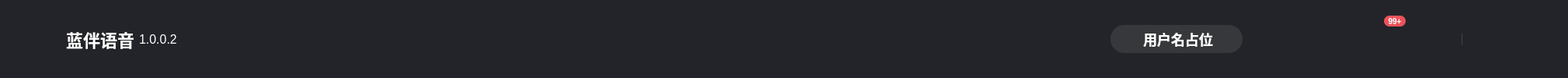
     <widget class="QWidget" name="widget_14" native="true">
      <property name="minimumSize">
       <size>
        <width>66</width>
        <height>66</height>
       </size>
      </property>
      <property name="styleSheet">
       <string notr="true">background: #222429;</string>
      </property>
      <layout class="QHBoxLayout" name="horizontalLayout_13">
       <property name="spacing">
        <number>32</number>
       </property>
       <property name="leftMargin">
        <number>32</number>
       </property>
       <property name="rightMargin">
        <number>32</number>
       </property>
       <item>
        <widget class="QWidget" name="widget_15" native="true">
         <property name="minimumSize">
          <size>
           <width>0</width>
           <height>36</height>
          </size>
         </property>
         <property name="maximumSize">
          <size>
           <width>16777215</width>
           <height>36</height>
          </size>
         </property>
         <layout class="QHBoxLayout" name="horizontalLayout">
          <property name="leftMargin">
           <number>0</number>
          </property>
          <property name="topMargin">
           <number>0</number>
          </property>
          <property name="rightMargin">
           <number>30</number>
          </property>
          <property name="bottomMargin">
           <number>0</number>
          </property>
          <item>
           <widget class="QLabel" name="label_12">
            <property name="minimumSize">
             <size>
              <width>47</width>
              <height>37</height>
             </size>
            </property>
            <property name="maximumSize">
             <size>
              <width>47</width>
              <height>37</height>
             </size>
            </property>
            <property name="text">
             <string/>
            </property>
            <property name="pixmap">
             <pixmap resource="../res.qrc">:/images/logo.png</pixmap>
            </property>
           </widget>
          </item>
          <item>
           <widget class="QLabel" name="label_13">
            <property name="styleSheet">
             <string notr="true">font-family: &quot;微软雅黑&quot;;
font-weight: 500;
font-size: 22px;
color: #FFFFFF;
line-height: 30px;
text-align: left;
font-style: normal;</string>
            </property>
            <property name="text">
             <string>蓝伴语音</string>
            </property>
           </widget>
          </item>
          <item>
           <widget class="QLabel" name="label_28">
            <property name="styleSheet">
             <string notr="true">font-family: &quot;微软雅黑&quot;;
font-size: 16px;
color: #FFFFFF;
text-align: left;</string>
            </property>
            <property name="text">
             <string>1.0.0.2</string>
            </property>
           </widget>
          </item>
         </layout>
        </widget>
       </item>
       <item>
        <spacer name="horizontalSpacer_5">
         <property name="orientation">
          <enum>Qt::Horizontal</enum>
         </property>
         <property name="sizeHint" stdset="0">
          <size>
           <width>1140</width>
           <height>20</height>
          </size>
         </property>
        </spacer>
       </item>
       <item>
        <widget class="QWidget" name="widget_18" native="true">
         <property name="minimumSize">
          <size>
           <width>170</width>
           <height>0</height>
          </size>
         </property>
         <property name="maximumSize">
          <size>
           <width>170</width>
           <height>36</height>
          </size>
         </property>
         <property name="styleSheet">
          <string notr="true">background: #36383B;

border-radius: 18px;</string>
         </property>
         <layout class="QHBoxLayout" name="horizontalLayout_12">
          <property name="spacing">
           <number>6</number>
          </property>
          <property name="leftMargin">
           <number>0</number>
          </property>
          <property name="topMargin">
           <number>0</number>
          </property>
          <property name="rightMargin">
           <number>16</number>
          </property>
          <property name="bottomMargin">
           <number>0</number>
          </property>
          <item>
           <widget class="CRoundLabel" name="userImage">
            <property name="minimumSize">
             <size>
              <width>36</width>
              <height>36</height>
             </size>
            </property>
            <property name="maximumSize">
             <size>
              <width>36</width>
              <height>36</height>
             </size>
            </property>
            <property name="styleSheet">
             <string notr="true">border:none;</string>
            </property>
            <property name="text">
             <string/>
            </property>
            <property name="scaledContents">
             <bool>false</bool>
            </property>
           </widget>
          </item>
          <item>
           <widget class="QLabel" name="userName">
            <property name="styleSheet">
             <string notr="true">border:none;
font-family: &quot;微软雅黑&quot;;
font-weight: 500;
font-size: 18px;
color: #FFFFFF;
line-height: 25px;
text-align: left;
font-style: normal;</string>
            </property>
            <property name="text">
             <string>用户名占位</string>
            </property>
           </widget>
          </item>
         </layout>
        </widget>
       </item>
       <item>
        <widget class="QPushButton" name="pushButton_8">
         <property name="minimumSize">
          <size>
           <width>24</width>
           <height>25</height>
          </size>
         </property>
         <property name="styleSheet">
          <string notr="true">QPushButton{	
border:none;
}
QPushButton::hover{
border:none;
background:#3E3E3E;
}
QPushButton::checked {
border:none;
}

</string>
         </property>
         <property name="text">
          <string/>
         </property>
         <property name="icon">
          <iconset resource="../res.qrc">
           <normaloff>:/images/top_c.png</normaloff>:/images/top_c.png</iconset>
         </property>
         <property name="iconSize">
          <size>
           <width>24</width>
           <height>25</height>
          </size>
         </property>
        </widget>
       </item>
       <item>
        <widget class="QPushButton" name="pushButton_10">
         <property name="minimumSize">
          <size>
           <width>24</width>
           <height>25</height>
          </size>
         </property>
         <property name="styleSheet">
          <string notr="true">QPushButton{	
border:none;
}
QPushButton::hover{
border:none;
background:#3E3E3E;
}
QPushButton::checked {
border:none;
}

</string>
         </property>
         <property name="text">
          <string/>
         </property>
         <property name="icon">
          <iconset resource="../res.qrc">
           <normaloff>:/images/top_a.png</normaloff>:/images/top_a.png</iconset>
         </property>
         <property name="iconSize">
          <size>
           <width>24</width>
           <height>25</height>
          </size>
         </property>
        </widget>
       </item>
       <item>
        <widget class="QWidget" name="widget_17" native="true">
         <property name="minimumSize">
          <size>
           <width>0</width>
           <height>0</height>
          </size>
         </property>
         <property name="maximumSize">
          <size>
           <width>16777215</width>
           <height>16777215</height>
          </size>
         </property>
         <property name="styleSheet">
          <string notr="true">border:none;</string>
         </property>
         <layout class="QHBoxLayout" name="horizontalLayout_11">
          <property name="spacing">
           <number>8</number>
          </property>
          <property name="leftMargin">
           <number>0</number>
          </property>
          <property name="topMargin">
           <number>0</number>
          </property>
          <property name="rightMargin">
           <number>0</number>
          </property>
          <property name="bottomMargin">
           <number>0</number>
          </property>
          <item>
           <widget class="QWidget" name="widget_46" native="true">
            <property name="minimumSize">
             <size>
              <width>50</width>
              <height>0</height>
             </size>
            </property>
            <widget class="QPushButton" name="pushButton_7">
             <property name="geometry">
              <rect>
               <x>7</x>
               <y>12</y>
               <width>24</width>
               <height>25</height>
              </rect>
             </property>
             <property name="minimumSize">
              <size>
               <width>24</width>
               <height>25</height>
              </size>
             </property>
             <property name="styleSheet">
              <string notr="true">QPushButton{	
border:none;
}
QPushButton::hover{
border:none;
background:#3E3E3E;
}
QPushButton::checked {
border:none;
}

</string>
             </property>
             <property name="text">
              <string/>
             </property>
             <property name="icon">
              <iconset resource="../res.qrc">
               <normaloff>:/images/top_d.png</normaloff>:/images/top_d.png</iconset>
             </property>
             <property name="iconSize">
              <size>
               <width>24</width>
               <height>25</height>
              </size>
             </property>
            </widget>
            <widget class="QLabel" name="number">
             <property name="geometry">
              <rect>
               <x>22</x>
               <y>9</y>
               <width>28</width>
               <height>14</height>
              </rect>
             </property>
             <property name="styleSheet">
              <string notr="true">background: #ED525A;
border-radius: 7px;
font-family: &quot;微软雅黑&quot;;
font-weight: 500;
font-size: 10px;
color: #FFFFFF;
line-height: 14px;
font-style: normal;</string>
             </property>
             <property name="text">
              <string>99+</string>
             </property>
             <property name="alignment">
              <set>Qt::AlignCenter</set>
             </property>
            </widget>
           </widget>
          </item>
          <item>
           <widget class="QPushButton" name="pushButton_9">
            <property name="minimumSize">
             <size>
              <width>24</width>
              <height>25</height>
             </size>
            </property>
            <property name="styleSheet">
             <string notr="true">QPushButton{	
border:none;
}
QPushButton::hover{
border:none;
background:#3E3E3E;
}
QPushButton::checked {
border:none;
}

</string>
            </property>
            <property name="text">
             <string/>
            </property>
            <property name="icon">
             <iconset resource="../res.qrc">
              <normaloff>:/images/top_b.png</normaloff>:/images/top_b.png</iconset>
            </property>
            <property name="iconSize">
             <size>
              <width>24</width>
              <height>25</height>
             </size>
            </property>
           </widget>
          </item>
         </layout>
        </widget>
       </item>
       <item>
        <widget class="Line" name="line_3">
         <property name="minimumSize">
          <size>
           <width>1</width>
           <height>16</height>
          </size>
         </property>
         <property name="maximumSize">
          <size>
           <width>1</width>
           <height>16</height>
          </size>
         </property>
         <property name="styleSheet">
          <string notr="true">background: #383B43;</string>
         </property>
         <property name="orientation">
          <enum>Qt::Vertical</enum>
         </property>
        </widget>
       </item>
       <item>
        <widget class="QWidget" name="widget_16" native="true">
         <property name="minimumSize">
          <size>
           <width>72</width>
           <height>0</height>
          </size>
         </property>
         <property name="maximumSize">
          <size>
           <width>72</width>
           <height>16777215</height>
          </size>
         </property>
         <layout class="QHBoxLayout" name="horizontalLayout_10">
          <property name="spacing">
           <number>24</number>
          </property>
          <property name="leftMargin">
           <number>0</number>
          </property>
          <property name="topMargin">
           <number>0</number>
          </property>
          <property name="rightMargin">
           <number>0</number>
          </property>
          <property name="bottomMargin">
           <number>0</number>
          </property>
          <item>
           <widget class="QPushButton" name="minBtn">
            <property name="minimumSize">
             <size>
              <width>24</width>
              <height>24</height>
             </size>
            </property>
            <property name="maximumSize">
             <size>
              <width>24</width>
              <height>24</height>
             </size>
            </property>
            <property name="styleSheet">
             <string notr="true">QPushButton{	
border:none;
}
QPushButton::hover{
border:none;
background:#3E3E3E;
}
QPushButton::checked {
border:none;
}

</string>
            </property>
            <property name="text">
             <string/>
            </property>
            <property name="icon">
             <iconset resource="../res.qrc">
              <normaloff>:/images/login_min_n.png</normaloff>:/images/login_min_n.png</iconset>
            </property>
            <property name="iconSize">
             <size>
              <width>28</width>
              <height>28</height>
             </size>
            </property>
           </widget>
          </item>
          <item>
           <widget class="QPushButton" name="closeBtn">
            <property name="minimumSize">
             <size>
              <width>24</width>
              <height>24</height>
             </size>
            </property>
            <property name="maximumSize">
             <size>
              <width>24</width>
              <height>24</height>
             </size>
            </property>
            <property name="styleSheet">
             <string notr="true">QPushButton{	
border:none;
}
QPushButton::hover{
border:none;
background:#3E3E3E;
}
QPushButton::checked {
border:none;
}

</string>
            </property>
            <property name="text">
             <string/>
            </property>
            <property name="icon">
             <iconset resource="../res.qrc">
              <normaloff>:/images/login_close_n.png</normaloff>:/images/login_close_n.png</iconset>
            </property>
            <property name="iconSize">
             <size>
              <width>28</width>
              <height>28</height>
             </size>
            </property>
           </widget>
          </item>
         </layout>
        </widget>
       </item>
      </layout>
     </widget>
